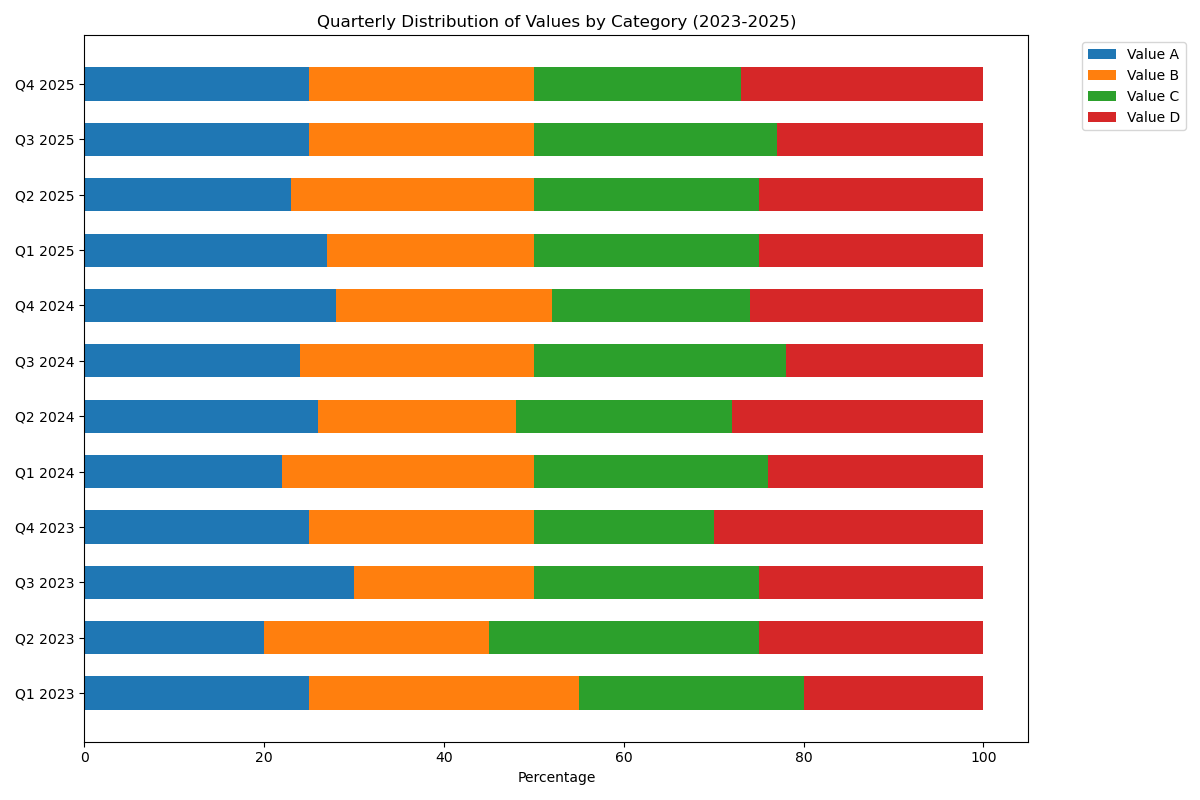

This chart was generated by the following Python code:

import matplotlib.pyplot as plt
import numpy as np

data = {
    'Category': ['Q1 2023', 'Q2 2023', 'Q3 2023', 'Q4 2023', 'Q1 2024', 'Q2 2024', 'Q3 2024', 'Q4 2024', 'Q1 2025', 'Q2 2025', 'Q3 2025', 'Q4 2025'],
    'Value_A': [25, 20, 30, 25, 22, 26, 24, 28, 27, 23, 25, 25],
    'Value_B': [30, 25, 20, 25, 28, 22, 26, 24, 23, 27, 25, 25],
    'Value_C': [25, 30, 25, 20, 26, 24, 28, 22, 25, 25, 27, 23],
    'Value_D': [20, 25, 25, 30, 24, 28, 22, 26, 25, 25, 23, 27]
}

categories = data['Category']
values = np.array([data['Value_A'], data['Value_B'], data['Value_C'], data['Value_D']])

values_cum = values.cumsum(axis=0)

category_labels = np.arange(len(categories))

fig, ax = plt.subplots(figsize=(12, 8))

bar_width = 0.6

colors = ['#1f77b4', '#ff7f0e', '#2ca02c', '#d62728']

for i, (color, value) in enumerate(zip(colors, values)):
    starts = values_cum[i] - value
    ax.barh(category_labels, value, left=starts, height=bar_width, color=color)

ax.set_yticks(category_labels)
ax.set_yticklabels(categories)
ax.set_xlabel('Percentage')
ax.set_title('Quarterly Distribution of Values by Category (2023-2025)')
ax.legend(['Value A', 'Value B', 'Value C', 'Value D'], bbox_to_anchor=(1.05, 1), loc='upper left')

plt.tight_layout()
plt.show()
